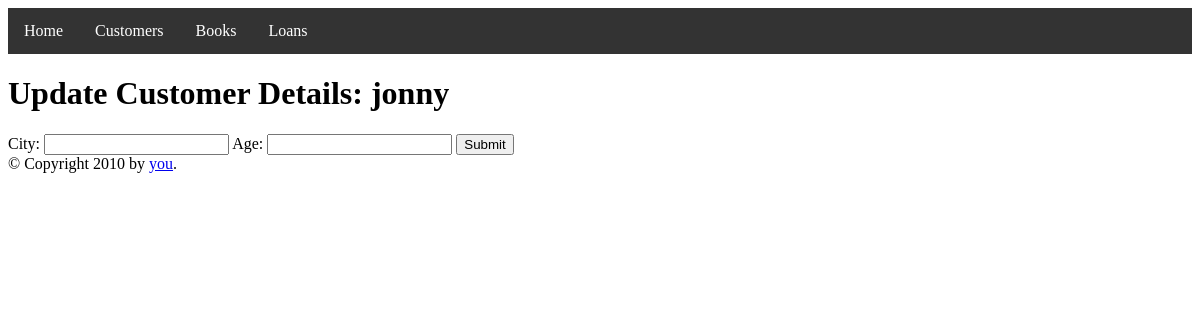
Before: /customers/single/7/upd with the older database file.
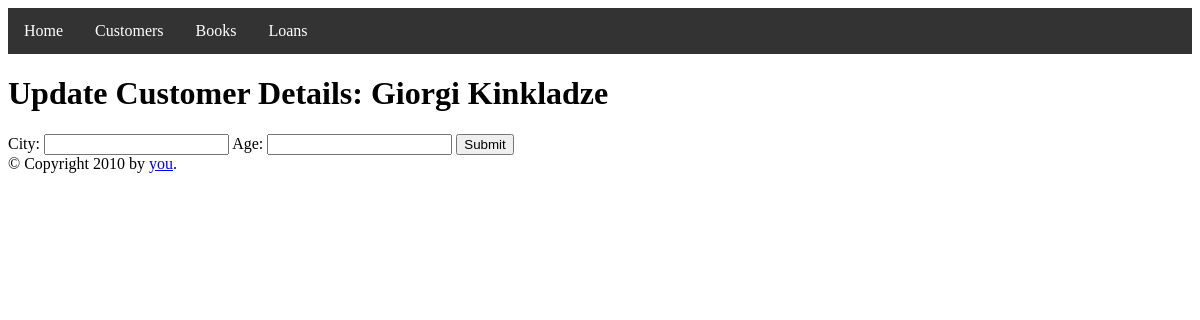
After: the same page with the newer database file.
### tables this page shows
CREATE TABLE Customers (CustomerID INTEGER PRIMARY KEY, customerName text, City text, Age int);

### customers.py (the view)
@customers.route('/single/<id>/upd',methods=['GET', 'POST'])
def c_upd(id):
    if request.method == 'GET':
        customer=execute_sql_oneResult(f"select * from Customers where CustomerID={id}")
        return render_template('updateCustomer.html', customer=customer)
    else: #POST
        city=request.form.get('City')
        age=request.form.get('Age')
        sql=f"UPDATE Customers SET City='{city}', Age='{age}' WHERE CustomerID={id}"
        upd_sql(sql)
        return c_all("customer is updated!")

### DAL.py (called while the page is built)
def execute_sql_oneResult(sql):
    return cur.execute(sql).fetchone()

### templates/updateCustomer.html (shortened to what this page needs)
{% extends "layout.html" %}
{% block head %}
  {{ super() }}
{% endblock %}
{% block content %}
  <h1>Update Customer Details: {{customer[1]}}</h1>
<form action="", method="POST">
  City: <input type="text" name="City">
  Age:  <input type="number" name="Age">
  <input type="submit">
</form>
{% endblock %}

Changed rows visible on the page:
changed Customers: customerName "jonny" → "Giorgi Kinkladze"
